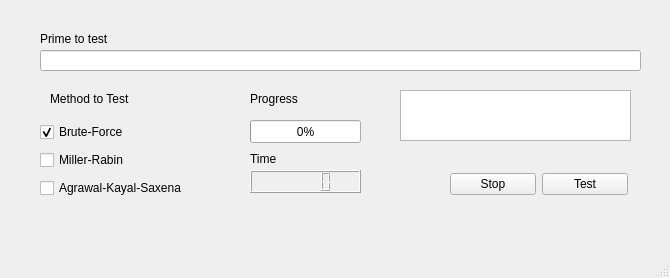
<?xml version="1.0" encoding="UTF-8"?>
<ui version="4.0">
 <class>MainWindow</class>
 <widget class="QMainWindow" name="MainWindow">
  <property name="geometry">
   <rect>
    <x>0</x>
    <y>0</y>
    <width>670</width>
    <height>278</height>
   </rect>
  </property>
  <property name="windowTitle">
   <string>MainWindow</string>
  </property>
  <widget class="QWidget" name="centralwidget">
   <widget class="QLineEdit" name="pEdit">
    <property name="geometry">
     <rect>
      <x>40</x>
      <y>50</y>
      <width>601</width>
      <height>21</height>
     </rect>
    </property>
   </widget>
   <widget class="QLabel" name="label">
    <property name="geometry">
     <rect>
      <x>40</x>
      <y>30</y>
      <width>101</width>
      <height>17</height>
     </rect>
    </property>
    <property name="text">
     <string>Prime to test</string>
    </property>
   </widget>
   <widget class="QLCDNumber" name="lcdNumber">
    <property name="geometry">
     <rect>
      <x>250</x>
      <y>170</y>
      <width>111</width>
      <height>23</height>
     </rect>
    </property>
   </widget>
   <widget class="QProgressBar" name="progressBar">
    <property name="geometry">
     <rect>
      <x>250</x>
      <y>120</y>
      <width>111</width>
      <height>23</height>
     </rect>
    </property>
    <property name="value">
     <number>0</number>
    </property>
   </widget>
   <widget class="QLabel" name="label_2">
    <property name="geometry">
     <rect>
      <x>250</x>
      <y>90</y>
      <width>62</width>
      <height>17</height>
     </rect>
    </property>
    <property name="text">
     <string>Progress</string>
    </property>
   </widget>
   <widget class="QLabel" name="label_3">
    <property name="geometry">
     <rect>
      <x>250</x>
      <y>150</y>
      <width>62</width>
      <height>17</height>
     </rect>
    </property>
    <property name="text">
     <string>Time</string>
    </property>
   </widget>
   <widget class="QLabel" name="label_4">
    <property name="geometry">
     <rect>
      <x>50</x>
      <y>90</y>
      <width>121</width>
      <height>17</height>
     </rect>
    </property>
    <property name="text">
     <string>Method to Test</string>
    </property>
   </widget>
   <widget class="QTextBrowser" name="primeAnswer">
    <property name="geometry">
     <rect>
      <x>400</x>
      <y>90</y>
      <width>231</width>
      <height>51</height>
     </rect>
    </property>
   </widget>
   <widget class="QWidget" name="layoutWidget">
    <property name="geometry">
     <rect>
      <x>40</x>
      <y>120</y>
      <width>178</width>
      <height>80</height>
     </rect>
    </property>
    <layout class="QVBoxLayout" name="verticalLayout">
     <item>
      <widget class="QCheckBox" name="brute_checkBox">
       <property name="autoFillBackground">
        <bool>false</bool>
       </property>
       <property name="text">
        <string>Brute-Force</string>
       </property>
       <property name="checked">
        <bool>true</bool>
       </property>
      </widget>
     </item>
     <item>
      <widget class="QCheckBox" name="miller_checkBox">
       <property name="text">
        <string>Miller-Rabin</string>
       </property>
      </widget>
     </item>
     <item>
      <widget class="QCheckBox" name="aks_checkBox">
       <property name="text">
        <string>Agrawal-Kayal-Saxena</string>
       </property>
      </widget>
     </item>
    </layout>
   </widget>
   <widget class="QWidget" name="layoutWidget">
    <property name="geometry">
     <rect>
      <x>450</x>
      <y>170</y>
      <width>178</width>
      <height>29</height>
     </rect>
    </property>
    <layout class="QHBoxLayout" name="horizontalLayout">
     <item>
      <widget class="QPushButton" name="stopButton">
       <property name="text">
        <string>Stop</string>
       </property>
      </widget>
     </item>
     <item>
      <widget class="QPushButton" name="testButton">
       <property name="text">
        <string>Test</string>
       </property>
      </widget>
     </item>
    </layout>
   </widget>
  </widget>
  <widget class="QMenuBar" name="menubar">
   <property name="geometry">
    <rect>
     <x>0</x>
     <y>0</y>
     <width>670</width>
     <height>25</height>
    </rect>
   </property>
  </widget>
  <widget class="QStatusBar" name="statusbar"/>
 </widget>
 <resources/>
 <connections/>
</ui>
